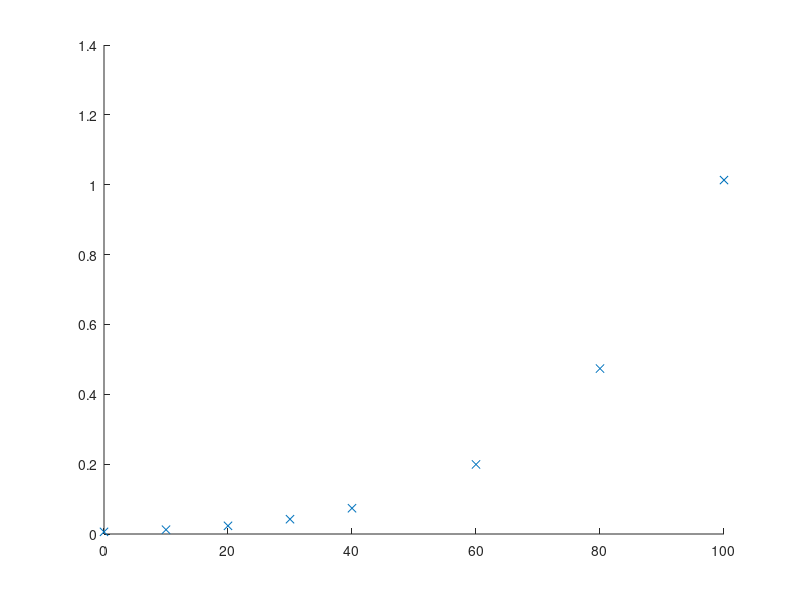

MATLAB code for this plot: (Note: this script raises an error after producing the figure.)
t = [0, 10, 20, 30, 40, 60, 80, 100];
p = [0.0061, 0.0123, 0.0234, 0.0424, 0.0738, 0.1992, 0.4736, 1.0133];

#a)
coef1 = polyfit(t, p, 3); # coefficients for a polynomial of degree 2
coef2 = polyfit(t, p, 6); # coefficients for a polynomial of degree 4

disp(coef1);
disp(coef2);

eval1 = polyval(coef1,45);
printf("First value in T = 45: %d \n", eval1);

eval2 = polyval(coef2,45);
printf("Second value in T = 45: %d \n", eval2);

actual = 0.095848;

error1 = abs(actual - eval1);
printf("First approximation error: %d \n", error1);
error2 = abs(actual - eval2);
printf("Second approximation error: %d \n", error2);

#b)
hold on
range = [0:0.001:100];

plot(t, p, 'x'); # interpolation points
plot(range, polyval(d1, range), 'r-'); 
plot(range, polyval(d2, range), 'g-');